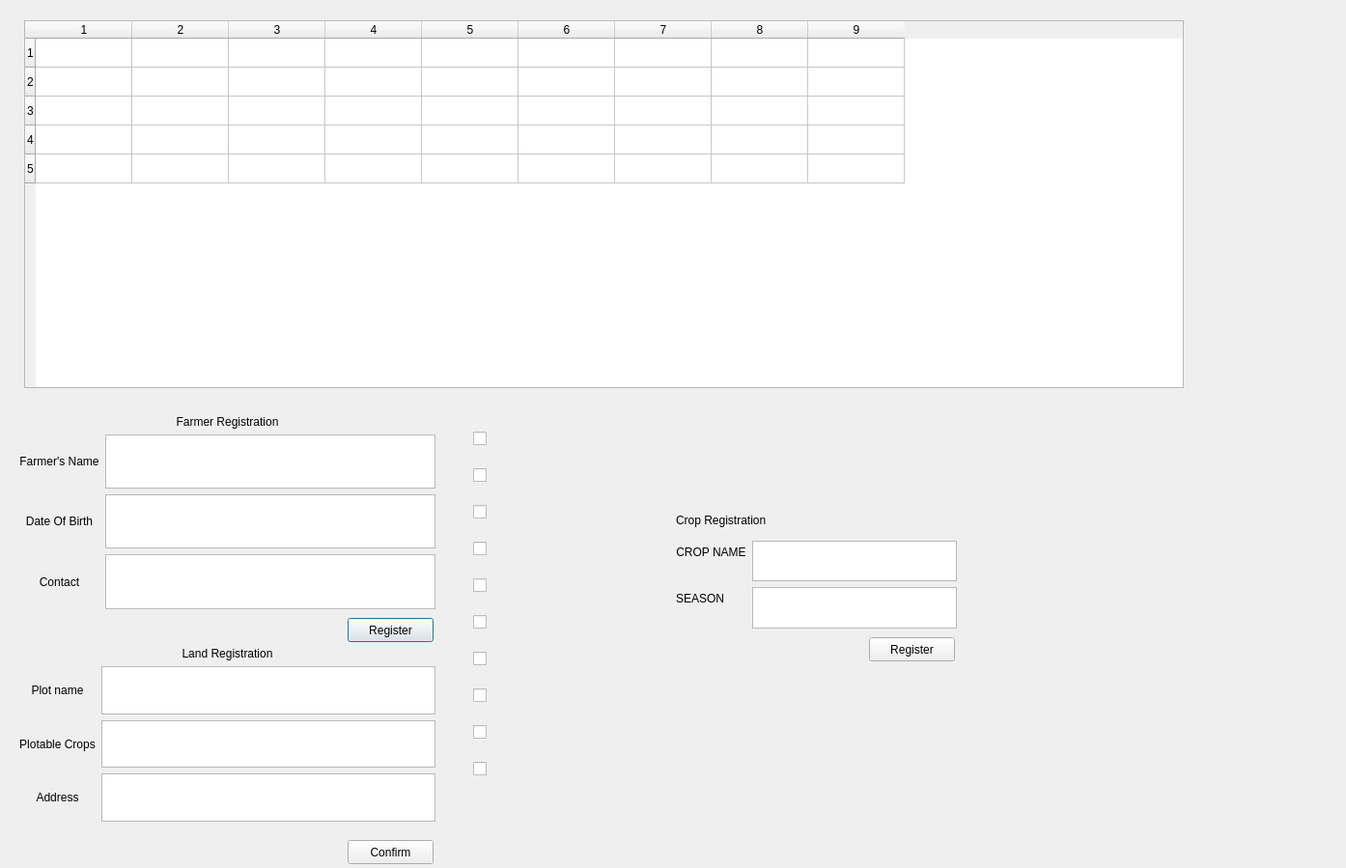
<?xml version="1.0" encoding="UTF-8"?>
<ui version="4.0">
 <class>Dialog</class>
 <widget class="QDialog" name="Dialog">
  <property name="geometry">
   <rect>
    <x>0</x>
    <y>0</y>
    <width>1394</width>
    <height>899</height>
   </rect>
  </property>
  <property name="windowTitle">
   <string>Dialog</string>
  </property>
  <widget class="QTableWidget" name="MainFarmerTable">
   <property name="geometry">
    <rect>
     <x>25</x>
     <y>21</y>
     <width>1201</width>
     <height>381</height>
    </rect>
   </property>
   <property name="rowCount">
    <number>5</number>
   </property>
   <property name="columnCount">
    <number>9</number>
   </property>
   <row/>
   <row/>
   <row/>
   <row/>
   <row/>
   <column/>
   <column/>
   <column/>
   <column/>
   <column/>
   <column/>
   <column/>
   <column/>
   <column/>
  </widget>
  <widget class="QWidget" name="verticalLayoutWidget">
   <property name="geometry">
    <rect>
     <x>20</x>
     <y>430</y>
     <width>431</width>
     <height>201</height>
    </rect>
   </property>
   <layout class="QVBoxLayout" name="verticalLayout">
    <item>
     <layout class="QGridLayout" name="gridLayout">
      <item row="1" column="1">
       <widget class="QPlainTextEdit" name="farmer_name"/>
      </item>
      <item row="1" column="0">
       <widget class="QLabel" name="label">
        <property name="text">
         <string>Farmer's Name</string>
        </property>
        <property name="alignment">
         <set>Qt::AlignCenter</set>
        </property>
       </widget>
      </item>
      <item row="2" column="1">
       <widget class="QTextEdit" name="farmer_dob"/>
      </item>
      <item row="3" column="0">
       <widget class="QLabel" name="label_4">
        <property name="text">
         <string>Contact</string>
        </property>
        <property name="alignment">
         <set>Qt::AlignCenter</set>
        </property>
       </widget>
      </item>
      <item row="3" column="1">
       <widget class="QPlainTextEdit" name="farmer_contact"/>
      </item>
      <item row="2" column="0">
       <widget class="QLabel" name="label_2">
        <property name="text">
         <string>Date Of Birth</string>
        </property>
        <property name="alignment">
         <set>Qt::AlignCenter</set>
        </property>
       </widget>
      </item>
      <item row="0" column="0" colspan="2">
       <widget class="QLabel" name="label_3">
        <property name="text">
         <string>Farmer Registration</string>
        </property>
        <property name="alignment">
         <set>Qt::AlignCenter</set>
        </property>
       </widget>
      </item>
     </layout>
    </item>
   </layout>
  </widget>
  <widget class="QWidget" name="verticalLayoutWidget_2">
   <property name="geometry">
    <rect>
     <x>490</x>
     <y>430</y>
     <width>161</width>
     <height>401</height>
    </rect>
   </property>
   <layout class="QVBoxLayout" name="verticalLayout_2">
    <item>
     <widget class="QCheckBox" name="crop_1">
      <property name="text">
       <string/>
      </property>
     </widget>
    </item>
    <item>
     <widget class="QCheckBox" name="crop_2">
      <property name="text">
       <string/>
      </property>
     </widget>
    </item>
    <item>
     <widget class="QCheckBox" name="crop_3">
      <property name="text">
       <string/>
      </property>
     </widget>
    </item>
    <item>
     <widget class="QCheckBox" name="crop_4">
      <property name="text">
       <string/>
      </property>
     </widget>
    </item>
    <item>
     <widget class="QCheckBox" name="crop_5">
      <property name="text">
       <string/>
      </property>
     </widget>
    </item>
    <item>
     <widget class="QCheckBox" name="crop_6">
      <property name="text">
       <string/>
      </property>
     </widget>
    </item>
    <item>
     <widget class="QCheckBox" name="crop_7">
      <property name="text">
       <string/>
      </property>
     </widget>
    </item>
    <item>
     <widget class="QCheckBox" name="crop_8">
      <property name="text">
       <string/>
      </property>
     </widget>
    </item>
    <item>
     <widget class="QCheckBox" name="crop_9">
      <property name="text">
       <string/>
      </property>
     </widget>
    </item>
    <item>
     <widget class="QCheckBox" name="crop_10">
      <property name="text">
       <string/>
      </property>
     </widget>
    </item>
   </layout>
  </widget>
  <widget class="QPushButton" name="farmer_register_b">
   <property name="geometry">
    <rect>
     <x>360</x>
     <y>640</y>
     <width>89</width>
     <height>25</height>
    </rect>
   </property>
   <property name="text">
    <string>Register</string>
   </property>
  </widget>
  <widget class="QWidget" name="verticalLayoutWidget_3">
   <property name="geometry">
    <rect>
     <x>20</x>
     <y>670</y>
     <width>431</width>
     <height>181</height>
    </rect>
   </property>
   <layout class="QVBoxLayout" name="verticalLayout_4">
    <item>
     <layout class="QGridLayout" name="gridLayout_3">
      <item row="2" column="1">
       <widget class="QTextEdit" name="plotable_crops"/>
      </item>
      <item row="1" column="1">
       <widget class="QPlainTextEdit" name="plot_name"/>
      </item>
      <item row="2" column="0">
       <widget class="QLabel" name="label_11">
        <property name="text">
         <string>Plotable Crops</string>
        </property>
        <property name="alignment">
         <set>Qt::AlignCenter</set>
        </property>
       </widget>
      </item>
      <item row="1" column="0">
       <widget class="QLabel" name="label_9">
        <property name="text">
         <string>Plot name</string>
        </property>
        <property name="alignment">
         <set>Qt::AlignCenter</set>
        </property>
       </widget>
      </item>
      <item row="3" column="0">
       <widget class="QLabel" name="label_10">
        <property name="text">
         <string>Address</string>
        </property>
        <property name="alignment">
         <set>Qt::AlignCenter</set>
        </property>
       </widget>
      </item>
      <item row="3" column="1">
       <widget class="QPlainTextEdit" name="plot_address"/>
      </item>
      <item row="0" column="0" colspan="2">
       <widget class="QLabel" name="label_12">
        <property name="text">
         <string>Land Registration</string>
        </property>
        <property name="alignment">
         <set>Qt::AlignCenter</set>
        </property>
       </widget>
      </item>
     </layout>
    </item>
   </layout>
  </widget>
  <widget class="QPushButton" name="land_confirm_b">
   <property name="geometry">
    <rect>
     <x>360</x>
     <y>870</y>
     <width>89</width>
     <height>25</height>
    </rect>
   </property>
   <property name="text">
    <string>Confirm</string>
   </property>
  </widget>
  <widget class="QWidget" name="formLayoutWidget">
   <property name="geometry">
    <rect>
     <x>700</x>
     <y>560</y>
     <width>291</width>
     <height>91</height>
    </rect>
   </property>
   <layout class="QFormLayout" name="formLayout">
    <item row="0" column="0">
     <widget class="QLabel" name="label_13">
      <property name="text">
       <string>CROP NAME</string>
      </property>
      <property name="alignment">
       <set>Qt::AlignCenter</set>
      </property>
     </widget>
    </item>
    <item row="1" column="0">
     <widget class="QLabel" name="label_14">
      <property name="text">
       <string>SEASON</string>
      </property>
      <property name="alignment">
       <set>Qt::AlignCenter</set>
      </property>
     </widget>
    </item>
    <item row="0" column="1">
     <widget class="QPlainTextEdit" name="crop_name"/>
    </item>
    <item row="1" column="1">
     <widget class="QPlainTextEdit" name="crop_season"/>
    </item>
   </layout>
  </widget>
  <widget class="QLabel" name="label_15">
   <property name="geometry">
    <rect>
     <x>700</x>
     <y>530</y>
     <width>141</width>
     <height>17</height>
    </rect>
   </property>
   <property name="text">
    <string>Crop Registration</string>
   </property>
  </widget>
  <widget class="QPushButton" name="crop_register_b">
   <property name="geometry">
    <rect>
     <x>900</x>
     <y>660</y>
     <width>89</width>
     <height>25</height>
    </rect>
   </property>
   <property name="text">
    <string>Register</string>
   </property>
  </widget>
 </widget>
 <resources/>
 <connections/>
</ui>
